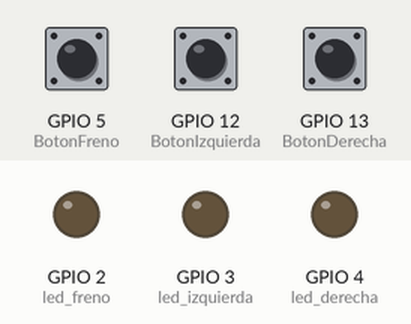
Recording of a sketch running on a simulated ESP8266 (NodeMCU). On the bench: output pins drawn as LEDs (lit = HIGH). The test bench sets the inputs (shaded band); at power-on: GPIO 5 (BotonFreno) LOW, GPIO 12 (BotonIzquierda) LOW, GPIO 13 (BotonDerecha) LOW.

Above: at 1.2 s.
1.3 s: GPIO 5 (BotonFreno) pulled HIGH for 0.15 s
At 2.5 s:
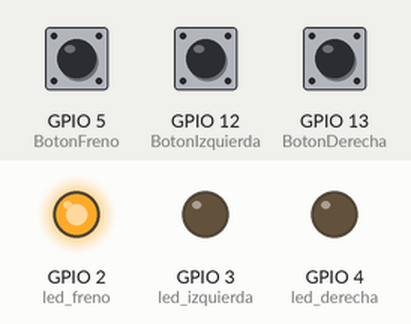
2.9 s: GPIO 12 (BotonIzquierda) pulled HIGH for 0.15 s
At 3.8 s:
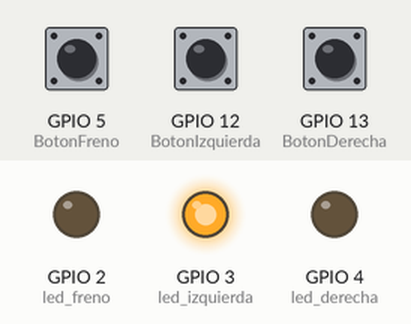
4.5 s: GPIO 13 (BotonDerecha) pulled HIGH for 0.15 s
At 5.0 s:
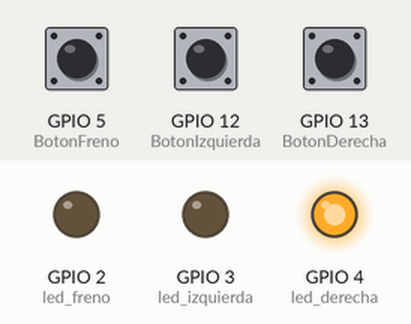
6.1 s: GPIO 13 (BotonDerecha) pulled HIGH for 1 s
At 7.4 s:
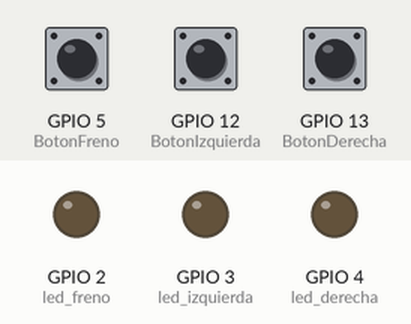
8.6 s: GPIO 13 (BotonDerecha) pulled HIGH for 3.2 s
At 9.3 s:
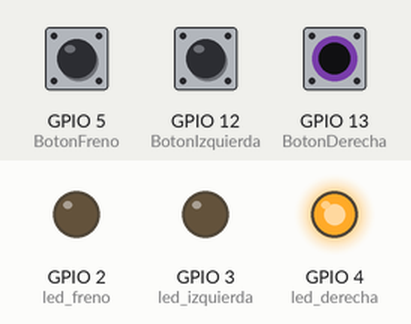
Timing chart, 0 to 11.6 s (numbered marks = the images above; inputs shaded):
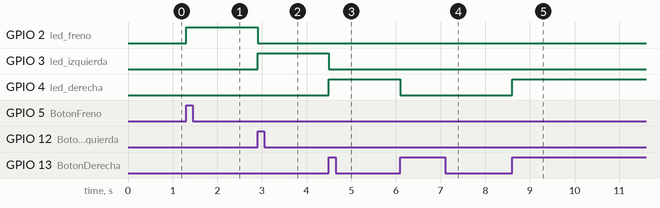

Measured:
- after the input at 1.3 s, GPIO 2 (led_freno): LOW → HIGH at once
- after the input at 2.9 s, GPIO 2 (led_freno): HIGH → LOW at once; GPIO 3 (led_izquierda): LOW → HIGH at once
- after the input at 4.5 s, GPIO 3 (led_izquierda): HIGH → LOW at once; GPIO 4 (led_derecha): LOW → HIGH at once
- after the input at 6.1 s, GPIO 4 (led_derecha): HIGH → LOW at once
- after the input at 8.6 s, GPIO 4 (led_derecha): LOW → HIGH at once

The sketch:

Direccionales_Ciclas.ino
```cpp
#include <ESP8266WiFi.h>
#include <Arduino.h> // Agregamos la librería Arduino.h

int led_izquierda = 3;
int led_derecha = 4;
int led_freno = 2;
//Botones
int BotonDerecha = 13;//5
int BotonIzquierda = 12;
int BotonFreno = 5;
//Estados de los botones 1(derecha) 2(izquierda) 3(freno)
int EstadoActual1 = 0;
int EstadoActual2 = 0;
int EstadoActual3 = 0;
//Ultimo Estado
int UltimoEstado1 = 0;
int UltimoEstado2 = 0;
int UltimoEstado3 = 0;
//Estado botones
bool EstadoPresionado1 = false;
bool EstadoPresionado2 = false;
bool EstadoPresionado3 = false;

void setup() {
  //Leds
  pinMode(led_izquierda, OUTPUT);
  pinMode(led_derecha, OUTPUT);
  pinMode(led_freno, OUTPUT);

  //Botones
  pinMode(BotonDerecha, INPUT);
  pinMode(BotonIzquierda, INPUT);
  pinMode(BotonFreno, INPUT);
}

void loop() {
  // Botón derecha
  EstadoActual1 = digitalRead(BotonDerecha);
  if (EstadoActual1 != UltimoEstado1) {
    if (digitalRead(BotonDerecha) == HIGH) {
      if (!EstadoPresionado1) {
        EstadoPresionado1 = !EstadoPresionado1;
        digitalWrite(led_derecha, HIGH);
        digitalWrite(led_izquierda, LOW);
        digitalWrite(led_freno, LOW);
        EstadoPresionado2 = false;
        EstadoPresionado3 = false;

      } else {
        EstadoPresionado1 = false;
        digitalWrite(led_derecha, LOW);
      }
    }
  }
  UltimoEstado1 = EstadoActual1;

  // Botón izquierda
  EstadoActual2 = digitalRead(BotonIzquierda);
  if (EstadoActual2 != UltimoEstado2) {
    if (digitalRead(BotonIzquierda) == HIGH) {
      if (!EstadoPresionado2) {
        EstadoPresionado2 = !EstadoPresionado2;
        digitalWrite(led_izquierda, HIGH);
        digitalWrite(led_derecha, LOW);
        digitalWrite(led_freno, LOW);
        EstadoPresionado1 = false;
        EstadoPresionado3 = false;
      } else {
        EstadoPresionado2 = false;
        digitalWrite(led_izquierda, LOW);
      }
    }
  }
  UltimoEstado2 = EstadoActual2;


//Freno
EstadoActual3 = digitalRead(BotonFreno);
  if (EstadoActual3 != UltimoEstado3) {
    if (digitalRead(BotonFreno) == HIGH) {
      if (!EstadoPresionado3) {
        EstadoPresionado3 = !EstadoPresionado3;
        digitalWrite(led_freno, HIGH);
        digitalWrite(led_derecha, LOW);
        digitalWrite(led_izquierda, LOW);
        EstadoPresionado1 = false;
        EstadoPresionado2 = false;
      } else {
        EstadoPresionado3 = false;
        digitalWrite(led_freno, LOW);
      }
    }
  }
  UltimoEstado3 = EstadoActual3;
}
```
